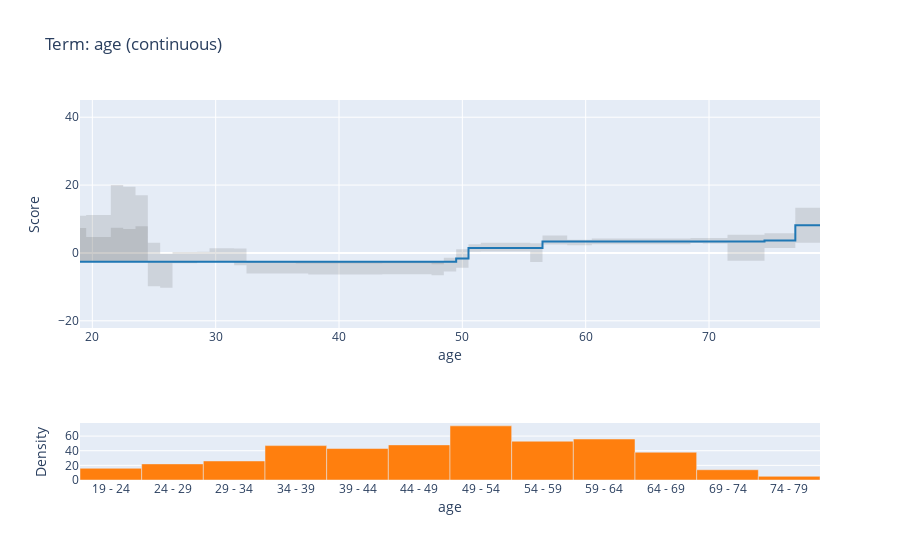
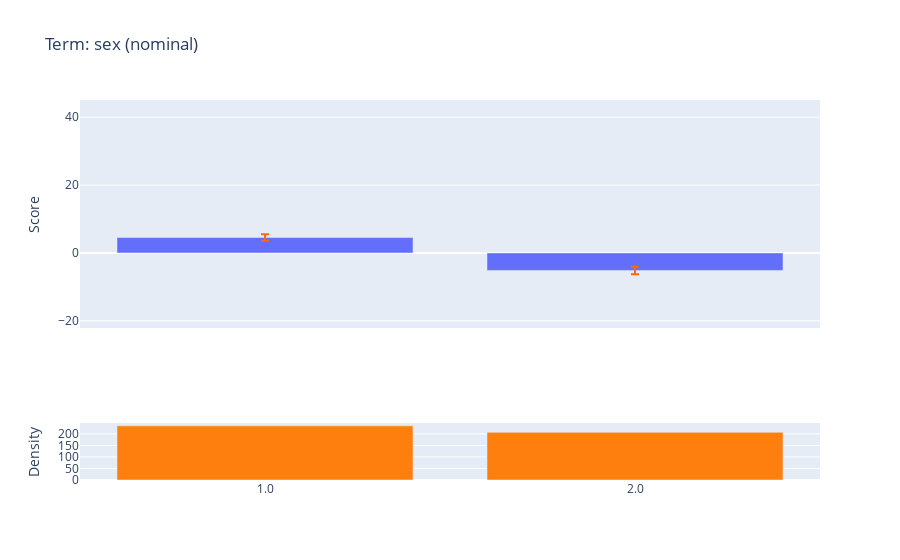
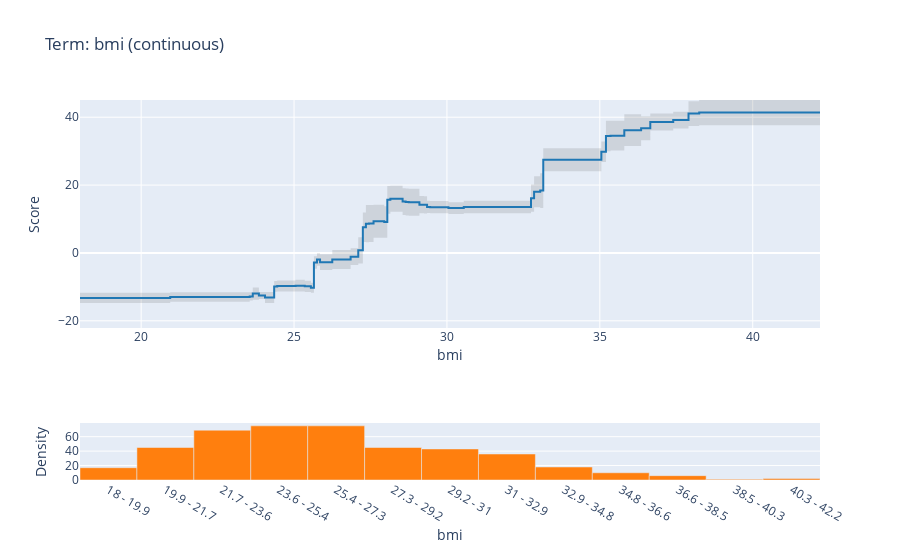
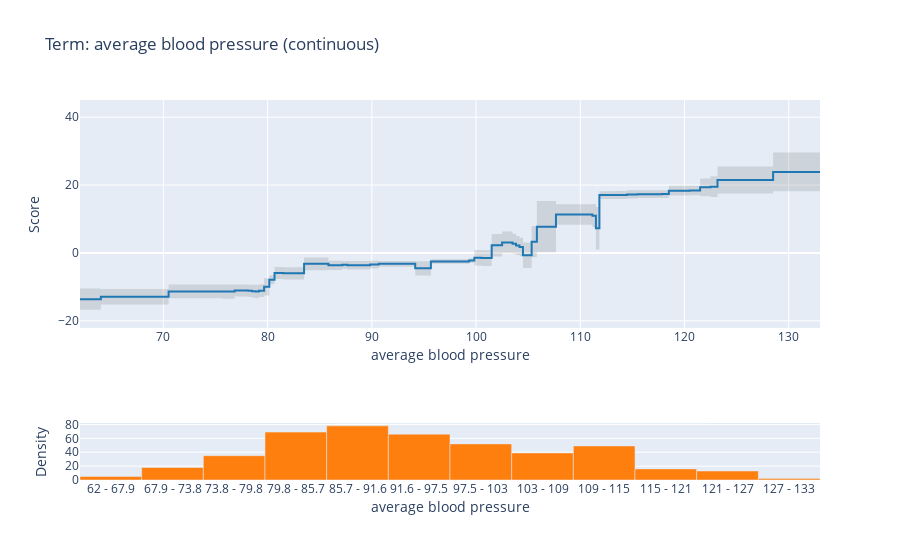

Notebook cell for these charts, in order:
### Code cell
def clean_name(name):
    return name.replace('/','-').strip().replace(' ','_')

for key in range(len(ebm_global.selector)):
    variable = clean_name(ebm_global.selector.loc[key,'Name'])
    iplot(ebm_global.visualize(key))

### Figure 1 — Plotly figure (JSON) as saved in the notebook; plotly's stock layout.template omitted (floating-point values rounded to 4 significant figures)
{"data": [{"line": {"shape": "hv", "width": 0}, "marker": {"color": "#444"}, "mode": "lines", "name": "Lower Bound", "type": "scatter", "x": [19, 19.5, 20.5, 21.5, 22.5, 23.5, 24.5, 25.5, 26.5, 27.5, 28.5, 29.5, 30.5, 31.5, 32.5, 33.5, 34.5, 35.5, 36.5, 37.5, 38.5, 39.5, 40.5, 41.5, 42.5, 43.5, 44.5, 45.5, 46.5, 47.5, 48.5, 49.5, 50.5, 51.5, 52.5, 53.5, 54.5, 55.5, 56.5, 57.5, 58.5, 59.5, 60.5, 61.5, 62.5, 63.5, 64.5, 65.5, 66.5, 67.5, 68.5, 69.5, 70.5, 71.5, 72.5, 73.5, 74.5, 77, 79], "xaxis": "x", "y": [7.385, 4.715, 4.715, 7.434, 7.025, 7.845, -9.836, -10.25, -3.001, -3.001, -2.452, -2.61, -2.61, -3.615, -6.072, -6.072, -6.072, -6.072, -6.084, -6.354, -6.354, -6.354, -6.354, -6.354, -6.354, -6.257, -6.257, -6.257, -6.257, -6.585, -5.481, -4.355, 0.344, 0.406, 0.406, 0.406, 0.406, -2.654, 2.458, 2.458, 2.282, 2.282, 2.594, 2.594, 2.594, 2.594, 2.594, 2.594, 2.594, 2.594, 2.934, 2.79, 2.79, -2.272, -2.272, -2.272, 1.479, 2.978, 2.978], "yaxis": "y"}, {"fill": "tonexty", "fillcolor": "rgba(68, 68, 68, 0.15)", "line": {"color": "rgb(31, 119, 180)", "shape": "hv"}, "mode": "lines", "name": "Main", "type": "scatter", "x": [19, 19.5, 20.5, 21.5, 22.5, 23.5, 24.5, 25.5, 26.5, 27.5, 28.5, 29.5, 30.5, 31.5, 32.5, 33.5, 34.5, 35.5, 36.5, 37.5, 38.5, 39.5, 40.5, 41.5, 42.5, 43.5, 44.5, 45.5, 46.5, 47.5, 48.5, 49.5, 50.5, 51.5, 52.5, 53.5, 54.5, 55.5, 56.5, 57.5, 58.5, 59.5, 60.5, 61.5, 62.5, 63.5, 64.5, 65.5, 66.5, 67.5, 68.5, 69.5, 70.5, 71.5, 72.5, 73.5, 74.5, 77, 79], "xaxis": "x", "y": [-2.63, -2.63, -2.63, -2.63, -2.63, -2.63, -2.63, -2.63, -2.63, -2.63, -2.63, -2.63, -2.63, -2.63, -2.63, -2.63, -2.63, -2.63, -2.63, -2.63, -2.63, -2.63, -2.63, -2.63, -2.63, -2.63, -2.63, -2.63, -2.63, -2.63, -2.63, -1.615, 1.453, 1.48, 1.48, 1.48, 1.48, 1.48, 3.382, 3.382, 3.382, 3.382, 3.394, 3.394, 3.394, 3.394, 3.394, 3.394, 3.394, 3.394, 3.394, 3.394, 3.394, 3.394, 3.394, 3.394, 3.658, 8.161, 8.161], "yaxis": "y"}, {"fill": "tonexty", "fillcolor": "rgba(68, 68, 68, 0.15)", "line": {"shape": "hv", "width": 0}, "marker": {"color": "#444"}, "mode": "lines", "name": "Upper Bound", "type": "scatter", "x": [19, 19.5, 20.5, 21.5, 22.5, 23.5, 24.5, 25.5, 26.5, 27.5, 28.5, 29.5, 30.5, 31.5, 32.5, 33.5, 34.5, 35.5, 36.5, 37.5, 38.5, 39.5, 40.5, 41.5, 42.5, 43.5, 44.5, 45.5, 46.5, 47.5, 48.5, 49.5, 50.5, 51.5, 52.5, 53.5, 54.5, 55.5, 56.5, 57.5, 58.5, 59.5, 60.5, 61.5, 62.5, 63.5, 64.5, 65.5, 66.5, 67.5, 68.5, 69.5, 70.5, 71.5, 72.5, 73.5, 74.5, 77, 79], "xaxis": "x", "y": [10.98, 11.15, 11.15, 20.04, 19.52, 16.97, 2.997, -0.237, 0.3055, 0.3055, 0.3779, 1.394, 1.394, 1.303, -2.907, -2.907, -2.907, -2.907, -3.104, -3.107, -3.107, -3.107, -3.107, -3.107, -3.107, -3.072, -3.072, -3.072, -3.072, -3.296, -1.38, 1.124, 2.563, 2.992, 2.992, 2.992, 2.992, 2.882, 5.11, 5.11, 3.856, 3.856, 4.273, 4.273, 4.273, 4.273, 4.273, 4.273, 4.273, 4.273, 4.437, 4.377, 4.377, 5.382, 5.382, 5.382, 5.837, 13.34, 13.34], "yaxis": "y"}, {"hovertemplate": "(%{hovertext}): %{y}", "hovertext": ["19 - 24", "24 - 29", "29 - 34", "34 - 39", "39 - 44", "44 - 49", "49 - 54", "54 - 59", "59 - 64", "64 - 69", "69 - 74", "74 - 79"], "marker": {"color": "#ff7f0e"}, "name": "Distribution", "type": "bar", "x": [21.5, 26.5, 31.5, 36.5, 41.5, 46.5, 51.5, 56.5, 61.5, 66.5, 71.5, 76.5], "xaxis": "x2", "y": [16, 22, 26, 47, 43, 48, 74, 53, 56, 38, 14, 5], "yaxis": "y2"}], "layout": {"bargap": 0, "showlegend": false, "title": {"text": "Term: age (continuous)"}, "xaxis": {"anchor": "y", "domain": [0, 1], "matches": "x", "title": {"standoff": 0, "text": "age"}}, "xaxis2": {"anchor": "y2", "domain": [0, 1], "matches": "x", "tickmode": "array", "ticktext": ["19 - 24", "24 - 29", "29 - 34", "34 - 39", "39 - 44", "44 - 49", "49 - 54", "54 - 59", "59 - 64", "64 - 69", "69 - 74", "74 - 79"], "tickvals": [21.5, 26.5, 31.5, 36.5, 41.5, 46.5, 51.5, 56.5, 61.5, 66.5, 71.5, 76.5], "title": {"standoff": 0, "text": "age"}}, "yaxis": {"anchor": "x", "domain": [0.4, 1], "range": [-22.12, 45.07], "title": {"text": "Score"}}, "yaxis2": {"anchor": "x2", "domain": [0, 0.15], "title": {"text": "Density"}}}}

### Figure 2 — Plotly figure (JSON) as saved in the notebook; plotly's stock layout.template omitted (floating-point values rounded to 4 significant figures)
{"data": [{"error_y": {"array": [0.9397, 1.101], "color": "#ff6614", "type": "data", "visible": true}, "type": "bar", "x": ["1.0", "2.0"], "xaxis": "x", "y": [4.538, -5.151], "yaxis": "y"}, {"hovertemplate": "(%{hovertext}): %{y}", "hovertext": ["1.0", "2.0"], "marker": {"color": "#ff7f0e"}, "name": "Distribution", "type": "bar", "x": ["1.0", "2.0"], "xaxis": "x2", "y": [235, 207], "yaxis": "y2"}], "layout": {"showlegend": false, "title": {"text": "Term: sex (nominal)"}, "xaxis": {"anchor": "y", "domain": [0, 1], "matches": "x2", "showticklabels": false}, "xaxis2": {"anchor": "y2", "domain": [0, 1]}, "yaxis": {"anchor": "x", "domain": [0.4, 1], "range": [-22.12, 45.07], "title": {"text": "Score"}}, "yaxis2": {"anchor": "x2", "domain": [0, 0.15], "title": {"text": "Density"}}}}

### Figure 3 — Plotly figure (JSON) as saved in the notebook; plotly's stock layout.template omitted (floating-point values rounded to 4 significant figures; data arrays with more than 128 entries replaced by an {"elided": "..."} marker saying what was removed)
{"data": [{"line": {"shape": "hv", "width": 0}, "marker": {"color": "#444"}, "mode": "lines", "name": "Lower Bound", "type": "scatter", "x": {"elided": "164 float values"}, "xaxis": "x", "y": {"elided": "164 float values"}, "yaxis": "y"}, {"fill": "tonexty", "fillcolor": "rgba(68, 68, 68, 0.15)", "line": {"color": "rgb(31, 119, 180)", "shape": "hv"}, "mode": "lines", "name": "Main", "type": "scatter", "x": {"elided": "164 float values"}, "xaxis": "x", "y": {"elided": "164 float values"}, "yaxis": "y"}, {"fill": "tonexty", "fillcolor": "rgba(68, 68, 68, 0.15)", "line": {"shape": "hv", "width": 0}, "marker": {"color": "#444"}, "mode": "lines", "name": "Upper Bound", "type": "scatter", "x": {"elided": "164 float values"}, "xaxis": "x", "y": {"elided": "164 float values"}, "yaxis": "y"}, {"hovertemplate": "(%{hovertext}): %{y}", "hovertext": ["18 - 19.9", "19.9 - 21.7", "21.7 - 23.6", "23.6 - 25.4", "25.4 - 27.3", "27.3 - 29.2", "29.2 - 31", "31 - 32.9", "32.9 - 34.8", "34.8 - 36.6", "36.6 - 38.5", "38.5 - 40.3", "40.3 - 42.2"], "marker": {"color": "#ff7f0e"}, "name": "Distribution", "type": "bar", "x": [18.93, 20.79, 22.65, 24.52, 26.38, 28.24, 30.1, 31.96, 33.82, 35.68, 37.55, 39.41, 41.27], "xaxis": "x2", "y": [17, 45, 69, 75, 75, 45, 43, 36, 18, 10, 6, 1, 2], "yaxis": "y2"}], "layout": {"bargap": 0, "showlegend": false, "title": {"text": "Term: bmi (continuous)"}, "xaxis": {"anchor": "y", "domain": [0, 1], "matches": "x", "title": {"standoff": 0, "text": "bmi"}}, "xaxis2": {"anchor": "y2", "domain": [0, 1], "matches": "x", "tickmode": "array", "ticktext": ["18 - 19.9", "19.9 - 21.7", "21.7 - 23.6", "23.6 - 25.4", "25.4 - 27.3", "27.3 - 29.2", "29.2 - 31", "31 - 32.9", "32.9 - 34.8", "34.8 - 36.6", "36.6 - 38.5", "38.5 - 40.3", "40.3 - 42.2"], "tickvals": [18.93, 20.79, 22.65, 24.52, 26.38, 28.24, 30.1, 31.96, 33.82, 35.68, 37.55, 39.41, 41.27], "title": {"standoff": 0, "text": "bmi"}}, "yaxis": {"anchor": "x", "domain": [0.4, 1], "range": [-22.12, 45.07], "title": {"text": "Score"}}, "yaxis2": {"anchor": "x2", "domain": [0, 0.15], "title": {"text": "Density"}}}}

### Figure 4 — Plotly figure (JSON) as saved in the notebook; plotly's stock layout.template omitted (floating-point values rounded to 4 significant figures)
{"data": [{"line": {"shape": "hv", "width": 0}, "marker": {"color": "#444"}, "mode": "lines", "name": "Lower Bound", "type": "scatter", "x": [62, 62.5, 64, 65.16, 65.66, 68, 70.5, 71.5, 72.5, 73.5, 74.16, 74.5, 74.84, 75.16, 75.66, 76.34, 76.84, 77.5, 78.16, 78.5, 78.84, 79.16, 79.66, 80.16, 80.66, 81.5, 82.16, 82.5, 82.84, 83.5, 84.5, 85.16, 85.5, 85.84, 86.5, 87.16, 87.66, 88.5, 89.16, 89.5, 89.84, 90.16, 90.66, 91.16, 91.66, 92.16, 92.66, 93.16, 93.66, 94.16, 94.5, 94.84, 95.16, 95.66, 96.5, 97.5, 98.16, 98.66, 99.34, 99.84, 100.5, 101.5, 102.5, 103.2, 103.5, 103.8, 104.2, 104.5, 104.8, 105.3, 105.8, 106.5, 107.2, 107.7, 108.5, 109.5, 110.3, 110.8, 111.2, 111.5, 111.8, 112.3, 112.8, 113.5, 114.5, 115.5, 116.5, 117.3, 117.8, 118.5, 119.5, 120.5, 121.5, 122.5, 123.2, 123.7, 124.5, 125.5, 128.5, 132, 133], "xaxis": "x", "y": [-16.73, -16.73, -15.19, -15.19, -15.19, -15.19, -13.36, -13.36, -13.36, -13.36, -13.36, -13.36, -13.36, -13.36, -13.47, -13.47, -12.81, -12.81, -12.95, -13.19, -13.38, -13.01, -12.52, -9.261, -7.696, -7.837, -7.837, -7.837, -7.837, -5.07, -5.07, -5.07, -5.07, -5.017, -5.017, -4.634, -4.906, -4.906, -4.906, -4.906, -4.567, -4.567, -4.077, -4.077, -4.077, -4.077, -4.077, -4.077, -4.077, -6.655, -6.655, -6.655, -6.655, -3.202, -3.202, -3.202, -3.202, -3.202, -2.923, -3.663, -3.824, -1.011, -0.1201, -0.1201, -0.2181, -0.571, -0.9776, -4.409, -4.409, -1.3, 0.176, 0.176, 0.176, 8.315, 8.315, 8.315, 8.315, 8.315, 7.551, 1.044, 15.86, 15.86, 15.88, 15.88, 16.04, 16.19, 16.19, 16.19, 16.18, 16.95, 16.95, 16.98, 16.69, 16.51, 17.5, 17.5, 17.5, 17.5, 18.18, 18.18, 18.18], "yaxis": "y"}, {"fill": "tonexty", "fillcolor": "rgba(68, 68, 68, 0.15)", "line": {"color": "rgb(31, 119, 180)", "shape": "hv"}, "mode": "lines", "name": "Main", "type": "scatter", "x": [62, 62.5, 64, 65.16, 65.66, 68, 70.5, 71.5, 72.5, 73.5, 74.16, 74.5, 74.84, 75.16, 75.66, 76.34, 76.84, 77.5, 78.16, 78.5, 78.84, 79.16, 79.66, 80.16, 80.66, 81.5, 82.16, 82.5, 82.84, 83.5, 84.5, 85.16, 85.5, 85.84, 86.5, 87.16, 87.66, 88.5, 89.16, 89.5, 89.84, 90.16, 90.66, 91.16, 91.66, 92.16, 92.66, 93.16, 93.66, 94.16, 94.5, 94.84, 95.16, 95.66, 96.5, 97.5, 98.16, 98.66, 99.34, 99.84, 100.5, 101.5, 102.5, 103.2, 103.5, 103.8, 104.2, 104.5, 104.8, 105.3, 105.8, 106.5, 107.2, 107.7, 108.5, 109.5, 110.3, 110.8, 111.2, 111.5, 111.8, 112.3, 112.8, 113.5, 114.5, 115.5, 116.5, 117.3, 117.8, 118.5, 119.5, 120.5, 121.5, 122.5, 123.2, 123.7, 124.5, 125.5, 128.5, 132, 133], "xaxis": "x", "y": [-13.61, -13.61, -12.89, -12.89, -12.89, -12.89, -11.34, -11.34, -11.34, -11.34, -11.34, -11.34, -11.34, -11.34, -11.39, -11.39, -11.04, -11.04, -11.14, -11.29, -11.37, -11.11, -9.976, -7.935, -5.923, -6.017, -6.017, -6.017, -6.017, -3.199, -3.199, -3.199, -3.199, -3.648, -3.648, -3.495, -3.651, -3.651, -3.651, -3.651, -3.436, -3.436, -3.214, -3.214, -3.214, -3.214, -3.214, -3.214, -3.214, -4.541, -4.541, -4.541, -4.541, -2.541, -2.541, -2.541, -2.541, -2.541, -2.255, -1.389, -1.521, 2.302, 3.083, 3.083, 2.729, 2.202, 1.767, -0.6674, -0.6674, 3.329, 7.724, 7.724, 7.724, 11.33, 11.33, 11.33, 11.33, 11.33, 11.0, 7.292, 17.04, 17.04, 17.09, 17.09, 17.25, 17.33, 17.33, 17.33, 17.35, 18.36, 18.36, 18.38, 19.33, 19.54, 21.47, 21.47, 21.47, 21.47, 23.88, 23.88, 23.88], "yaxis": "y"}, {"fill": "tonexty", "fillcolor": "rgba(68, 68, 68, 0.15)", "line": {"shape": "hv", "width": 0}, "marker": {"color": "#444"}, "mode": "lines", "name": "Upper Bound", "type": "scatter", "x": [62, 62.5, 64, 65.16, 65.66, 68, 70.5, 71.5, 72.5, 73.5, 74.16, 74.5, 74.84, 75.16, 75.66, 76.34, 76.84, 77.5, 78.16, 78.5, 78.84, 79.16, 79.66, 80.16, 80.66, 81.5, 82.16, 82.5, 82.84, 83.5, 84.5, 85.16, 85.5, 85.84, 86.5, 87.16, 87.66, 88.5, 89.16, 89.5, 89.84, 90.16, 90.66, 91.16, 91.66, 92.16, 92.66, 93.16, 93.66, 94.16, 94.5, 94.84, 95.16, 95.66, 96.5, 97.5, 98.16, 98.66, 99.34, 99.84, 100.5, 101.5, 102.5, 103.2, 103.5, 103.8, 104.2, 104.5, 104.8, 105.3, 105.8, 106.5, 107.2, 107.7, 108.5, 109.5, 110.3, 110.8, 111.2, 111.5, 111.8, 112.3, 112.8, 113.5, 114.5, 115.5, 116.5, 117.3, 117.8, 118.5, 119.5, 120.5, 121.5, 122.5, 123.2, 123.7, 124.5, 125.5, 128.5, 132, 133], "xaxis": "x", "y": [-10.49, -10.49, -10.6, -10.6, -10.6, -10.6, -9.318, -9.318, -9.318, -9.318, -9.318, -9.318, -9.318, -9.318, -9.303, -9.303, -9.261, -9.261, -9.339, -9.379, -9.37, -9.209, -7.434, -6.608, -4.15, -4.198, -4.198, -4.198, -4.198, -1.327, -1.327, -1.327, -1.327, -2.278, -2.278, -2.357, -2.396, -2.396, -2.396, -2.396, -2.304, -2.304, -2.352, -2.352, -2.352, -2.352, -2.352, -2.352, -2.352, -2.427, -2.427, -2.427, -2.427, -1.88, -1.88, -1.88, -1.88, -1.88, -1.587, 0.8855, 0.7827, 5.615, 6.285, 6.285, 5.677, 4.975, 4.512, 3.074, 3.074, 7.957, 15.27, 15.27, 15.27, 14.35, 14.35, 14.35, 14.35, 14.35, 14.45, 13.54, 18.22, 18.22, 18.29, 18.29, 18.45, 18.47, 18.47, 18.47, 18.51, 19.77, 19.77, 19.77, 21.97, 22.58, 25.45, 25.45, 25.45, 25.45, 29.57, 29.57, 29.57], "yaxis": "y"}, {"hovertemplate": "(%{hovertext}): %{y}", "hovertext": ["62 - 67.9", "67.9 - 73.8", "73.8 - 79.8", "79.8 - 85.7", "85.7 - 91.6", "91.6 - 97.5", "97.5 - 103", "103 - 109", "109 - 115", "115 - 121", "121 - 127", "127 - 133"], "marker": {"color": "#ff7f0e"}, "name": "Distribution", "type": "bar", "x": [64.96, 70.88, 76.79, 82.71, 88.62, 94.54, 100.5, 106.4, 112.3, 118.2, 124.1, 130.0], "xaxis": "x2", "y": [5, 18, 35, 69, 78, 66, 52, 39, 49, 16, 13, 2], "yaxis": "y2"}], "layout": {"bargap": 0, "showlegend": false, "title": {"text": "Term: average blood pressure (continuous)"}, "xaxis": {"anchor": "y", "domain": [0, 1], "matches": "x", "title": {"standoff": 0, "text": "average blood pressure"}}, "xaxis2": {"anchor": "y2", "domain": [0, 1], "matches": "x", "tickmode": "array", "ticktext": ["62 - 67.9", "67.9 - 73.8", "73.8 - 79.8", "79.8 - 85.7", "85.7 - 91.6", "91.6 - 97.5", "97.5 - 103", "103 - 109", "109 - 115", "115 - 121", "121 - 127", "127 - 133"], "tickvals": [64.96, 70.88, 76.79, 82.71, 88.62, 94.54, 100.5, 106.4, 112.3, 118.2, 124.1, 130.0], "title": {"standoff": 0, "text": "average blood pressure"}}, "yaxis": {"anchor": "x", "domain": [0.4, 1], "range": [-22.12, 45.07], "title": {"text": "Score"}}, "yaxis2": {"anchor": "x2", "domain": [0, 0.15], "title": {"text": "Density"}}}}
